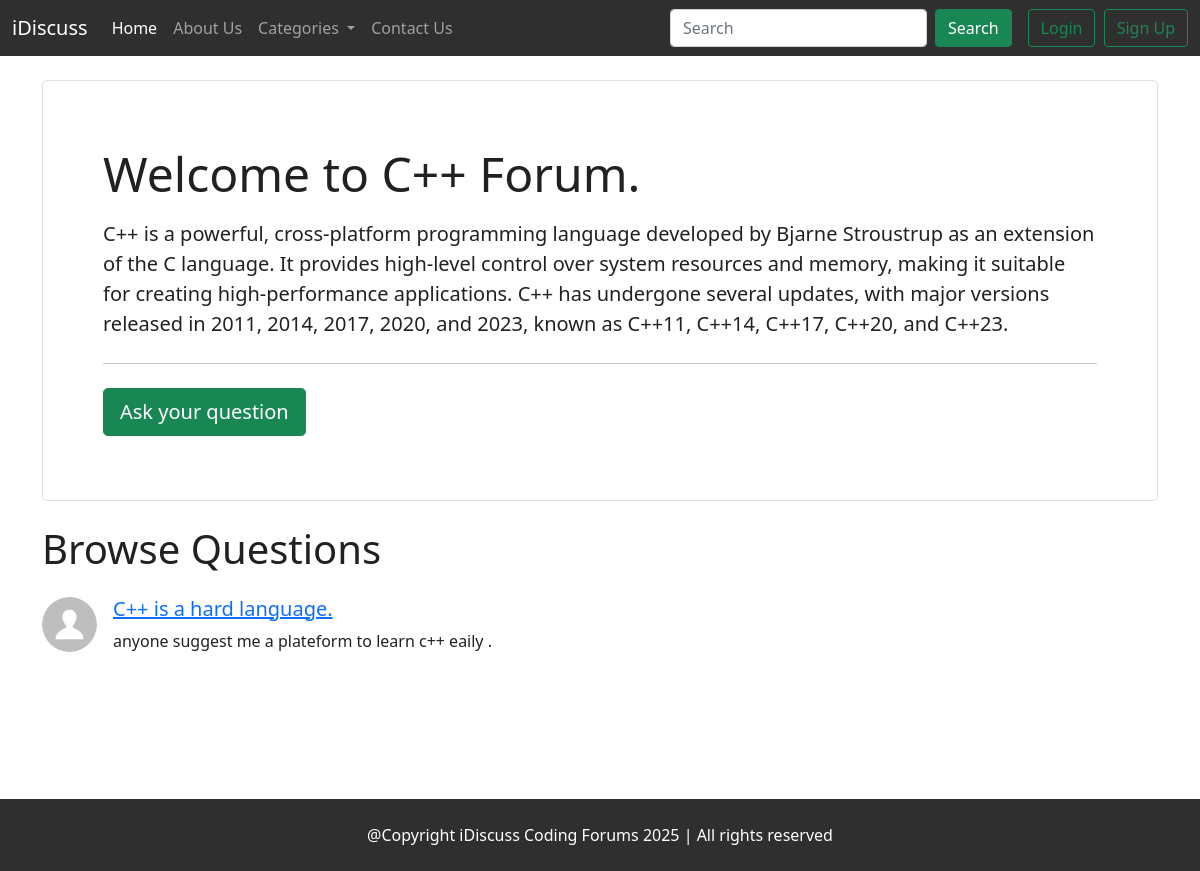
The app's page /threadlist.php?cid=4 with its own data.
### tables this page shows
CREATE TABLE `catagory` (
  `srno` int(11) NOT NULL,
  `catagroyname` varchar(20) NOT NULL,
  `catagroydisc` varchar(500) NOT NULL,
  `dt` datetime NOT NULL DEFAULT current_timestamp()
);

CREATE TABLE `threads` (
  `thread_id` int(5) NOT NULL,
  `thread_name` varchar(50) NOT NULL,
  `thread_desc` text NOT NULL,
  `thread_by` varchar(20) NOT NULL,
  `forum_id` int(5) NOT NULL,
  `time_stamp` datetime NOT NULL DEFAULT current_timestamp()
);

### threadlist.php (the view, shortened to what this page needs)
<!doctype html>
<html lang="en">
<head>
    <link href="https://cdn.jsdelivr.net/npm/bootstrap@5.0.2/dist/css/bootstrap.min.css" rel="stylesheet"
>
    <link id="themes-link" rel="stylesheet" href="partials/style.css">
</head>
<body style="margin:0;padding:0" class="theme">
    <?php require 'partials/header.php'; ?>
    <?php
        require "partials/dbconnect.php";
        $srno = $_GET['cid'];
        $sql = "select * from `catagory` where `srno`='$srno'";
        $result = mysqli_query($conn,$sql);
        if ($result){
            $row = mysqli_fetch_assoc($result);
            $cat_title = $row['catagroyname'];
            $cat_desc = $row['catagroydisc'];
        }
        ?>
    <div class='container my-4 theme'>
        <div class="p-5 mb-4 border rounded-3 card-theme">
            <div class="container-fluid py-3 ">
                <h1 class="display-5 ">Welcome to <?php echo $cat_title; ?> Forum.</h1>
                <p class="col-md-12 fs-5 my-3"> <?php echo $cat_desc; ?></p>
                <hr class="my-4">
                <button class="btn btn-success btn-lg" type="button" data-bs-toggle="collapse"
                    data-bs-target="#questionExample" aria-expanded="false" aria-controls="questionExample">Ask your
                    question</button>
            </div>
        </div>
    </div>
    <div class='container my-4' style="min-height:250px">
        <h1 class="display-6 my-4">Browse Questions </h1>
        <?php
        require "partials/dbconnect.php";
        $sql2 = "select * from `threads` where forum_id = $srno";
        $result2 = mysqli_query($conn,$sql2);
        if ($result2){
           while( $row2 = mysqli_fetch_assoc($result2)){
            $thread_id = $row2['thread_id'];
            $thread_title = $row2['thread_name'];
            $thread_desc = $row2['thread_desc'];
             $user_name = $row2['thread_by'];
            $sql = "SELECT * FROM `user_table` WHERE user_name='$user_name';";
    $result = mysqli_query($conn,$sql);
    $row=mysqli_fetch_assoc($result);
    if(mysqli_num_rows($result)==0){
        $image="images/user.webp";
    }
    else{
    $image = $row['user_dp'];
    }
            echo '<div class="d-flex align-items-center my-4">
            <div class="flex-shrink-0">
                <img src="'.$image.'" width="55px" height="55px" class="rounded-circle" alt="...">
            </div>
            <div class="flex-grow-1 ms-3">
            <a href = thread.php?threadid='.$thread_id.'>   <h5>'.$thread_title.'</h5> </a>
                '.$thread_desc.'
            </div>
        </div>';
           }
        }
        ?>
    </div>
    <?php require 'partials/footer.php'; ?>
</body>
</html>

### partials/style.css (style rules this page uses)
:root { --pri-color: rgb(255, 255, 255); --sec-color: rgb(255, 255, 255); --tri-color: rgb(47, 47, 47); --text-color: rgb(33, 33, 33); --text2-color: white; }
.theme { background-color: var(--pri-color); color: var(--text-color); }
.card-theme { background-color: var(--sec-color); color: var(--text-color); }

### records on screen
catagory: catagroyname "C++", catagroydisc "C++ is a powerful, cross-platform programming language developed by Bjarne Stroustrup as an extension of the C language. It provides high-level control over system resources and memory, making it suitable for creating high-performance applications. C++ has undergone several updates, with major versions released in 2011, 2014, 2017, 2020, and 2023, known as C++11, C++14, C++17, C++20, and C++23."
threads: thread_name "C++ is a hard language.", thread_desc "anyone suggest me a plateform to learn c++ eaily ."
